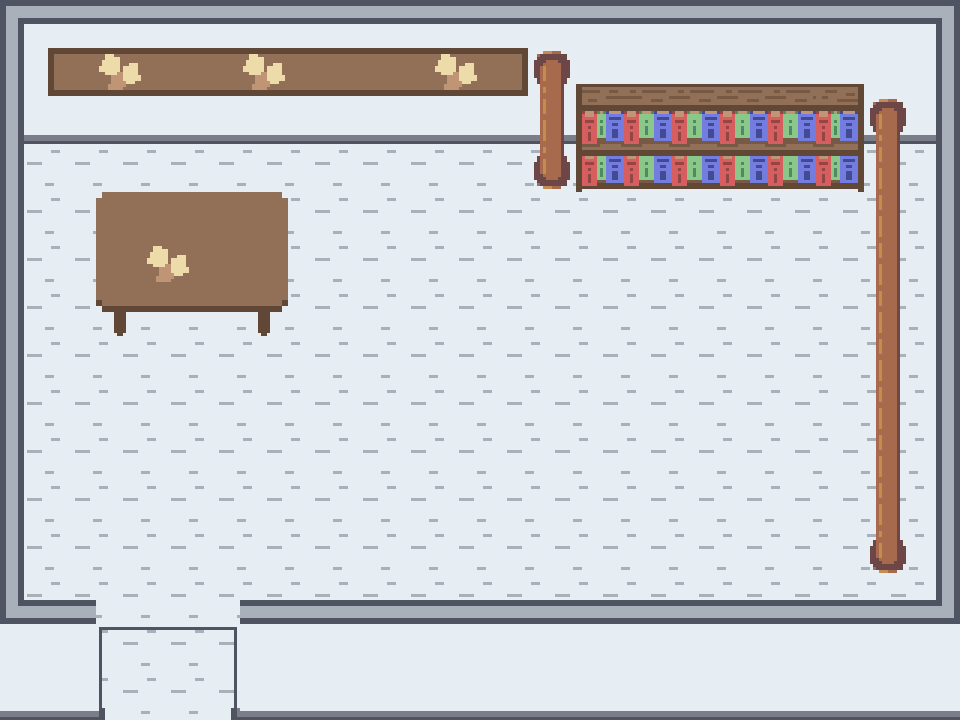

This game map was drawn from its Tiled (.tmx) file and the tilesets committed beside it. A one-line description and the full map source follow:
An orthogonal 20x15 tile map with 48x48 px tiles, 3 tile layers (Ground, Top, Above Player), 2 tilesets and 2 objects (Event Teleport, Event NPC).

<map version="1.10" tiledversion="1.10.1" orientation="orthogonal" renderorder="right-down" width="20" height="15" tilewidth="48" tileheight="48" infinite="0" nextlayerid="5" nextobjectid="12">
 <properties>
  <property name="RandomEncounters" type="bool" value="false" />
 </properties>
 <tileset firstgid="1" source="Tileset.tsx" />
 <tileset firstgid="257" source="../Textures/Events/Static/Events.tsx" />
 <layer id="1" name="Ground" width="20" height="15">
  <data encoding="csv">
9,9,9,9,9,9,9,9,9,9,9,9,9,9,9,9,9,9,9,9,
9,151,152,152,152,152,152,152,152,152,153,9,9,9,9,9,9,9,9,9,
25,25,25,25,25,25,25,25,25,25,25,25,25,25,25,25,25,25,25,25,
58,58,58,58,58,58,58,58,58,58,58,58,58,58,58,58,58,58,58,58,
58,58,58,58,58,58,58,58,58,58,58,58,58,58,58,58,58,58,58,58,
58,58,58,184,58,58,58,58,58,58,58,58,58,58,58,58,58,58,58,58,
58,58,58,58,58,58,58,58,58,58,58,58,58,58,58,58,58,58,58,58,
58,58,58,58,58,58,58,58,58,58,58,58,58,58,58,58,58,58,58,58,
58,58,58,58,58,58,58,58,58,58,58,58,58,58,58,58,58,58,58,58,
58,58,58,58,58,58,58,58,58,58,58,58,58,58,58,58,58,58,58,58,
58,58,58,58,58,58,58,58,58,58,58,58,58,58,58,58,58,58,58,58,
58,58,58,58,58,58,58,58,58,58,58,58,58,58,58,58,58,58,58,58,
58,58,58,58,58,58,58,58,58,58,58,58,58,58,58,58,58,58,58,58,
58,58,58,58,58,58,58,58,58,58,58,58,58,58,58,58,58,58,58,58,
58,58,58,58,58,58,58,58,58,58,58,58,58,58,58,58,58,58,58,58
</data>
 </layer>
 <layer id="2" name="Top" width="20" height="15">
  <data encoding="csv">
41,42,42,42,42,42,42,42,42,42,42,42,42,42,42,42,42,42,42,43,
57,0,27,0,0,27,0,0,0,27,0,134,215,216,216,216,216,217,0,59,
57,0,0,0,0,0,0,0,0,0,0,150,231,232,232,232,232,233,134,59,
57,0,0,0,0,0,0,0,0,0,0,166,247,248,248,248,248,249,150,59,
57,0,167,168,168,169,0,0,0,0,0,0,0,0,0,0,0,0,150,59,
57,0,183,27,184,185,0,0,0,0,0,0,0,0,0,0,0,0,150,59,
57,0,199,200,200,201,0,0,0,0,0,0,0,0,118,0,0,0,150,59,
57,0,0,0,0,0,0,0,0,0,0,0,0,0,0,0,0,0,150,59,
57,0,0,0,0,0,0,0,0,0,0,0,0,0,0,0,0,0,150,59,
57,0,0,0,0,0,0,0,0,0,0,0,0,0,0,0,0,0,150,59,
57,0,0,0,0,0,0,0,0,0,0,0,0,0,0,0,0,0,150,59,
57,0,0,0,0,0,0,0,0,0,0,0,0,0,0,0,0,0,166,59,
73,74,0,0,0,74,74,74,74,74,74,74,74,74,74,74,74,74,74,75,
9,9,10,11,12,9,9,9,9,9,9,9,9,9,9,9,9,9,9,9,
25,25,26,0,28,25,25,25,25,25,25,25,25,25,25,25,25,25,25,25
</data>
 </layer>
 <objectgroup id="3" name="Interactables" class="Layer of Events">
  <object id="8" name="Lab Exterior" type="Event Teleport" x="96" y="624" width="144" height="48">
   <properties>
    <property name="Base" type="class" propertytype="Base Event">
     <properties>
      <property name="Trigger" type="int" propertytype="Helper Trigger" value="1" />
     </properties>
    </property>
    <property name="Destination" type="class" propertytype="Helper Destination">
     <properties>
      <property name="Destination Map" propertytype="Helper Maps" value="Lab_Exterior" />
      <property name="Destination X" type="int" value="12" />
      <property name="Destination Y" type="int" value="11" />
     </properties>
    </property>
   </properties>
  </object>
  <object id="11" name="Aether" type="Event NPC" gid="259" x="672" y="288" width="48" height="96">
   <properties>
    <property name="Base" type="class" propertytype="Base Event">
     <properties>
      <property name="Dialogue" type="bool" value="true" />
      <property name="SFX" type="file" value="../Audio/Fx/hello_man.wav" />
      <property name="Static" type="bool" value="true" />
      <property name="Trigger" type="int" propertytype="Helper Trigger" value="0" />
     </properties>
    </property>
    <property name="DialoguePath" type="file" value="../../data/Dialogues/Aether01.xml" />
   </properties>
  </object>
 </objectgroup>
 <layer id="4" name="Above Player" width="20" height="15">
  <data encoding="csv">
0,0,0,0,0,0,0,0,0,0,0,0,0,0,0,0,0,0,0,0,
0,0,0,0,0,0,0,0,0,0,0,0,0,0,0,0,0,0,0,0,
0,0,0,0,0,0,0,0,0,0,0,0,0,0,0,0,0,0,0,0,
0,0,0,0,0,0,0,0,0,0,0,0,0,0,0,0,0,0,0,0,
0,0,0,0,0,0,0,0,0,0,0,0,0,0,0,0,0,0,0,0,
0,0,0,0,0,0,0,0,0,0,0,0,0,0,0,0,0,0,0,0,
0,0,0,0,0,0,0,0,0,0,0,0,0,0,0,0,0,0,0,0,
0,0,0,0,0,0,0,0,0,0,0,0,0,0,0,0,0,0,0,0,
0,0,0,0,0,0,0,0,0,0,0,0,0,0,0,0,0,0,0,0,
0,0,0,0,0,0,0,0,0,0,0,0,0,0,0,0,0,0,0,0,
0,0,0,0,0,0,0,0,0,0,0,0,0,0,0,0,0,0,0,0,
0,0,0,0,0,0,0,0,0,0,0,0,0,0,0,0,0,0,0,0,
0,0,0,0,0,0,0,0,0,0,0,0,0,0,0,0,0,0,0,0,
0,0,10,11,12,0,0,0,0,0,0,0,0,0,0,0,0,0,0,0,
0,0,0,0,0,0,0,0,0,0,0,0,0,0,0,0,0,0,0,0
</data>
 </layer>
</map>
